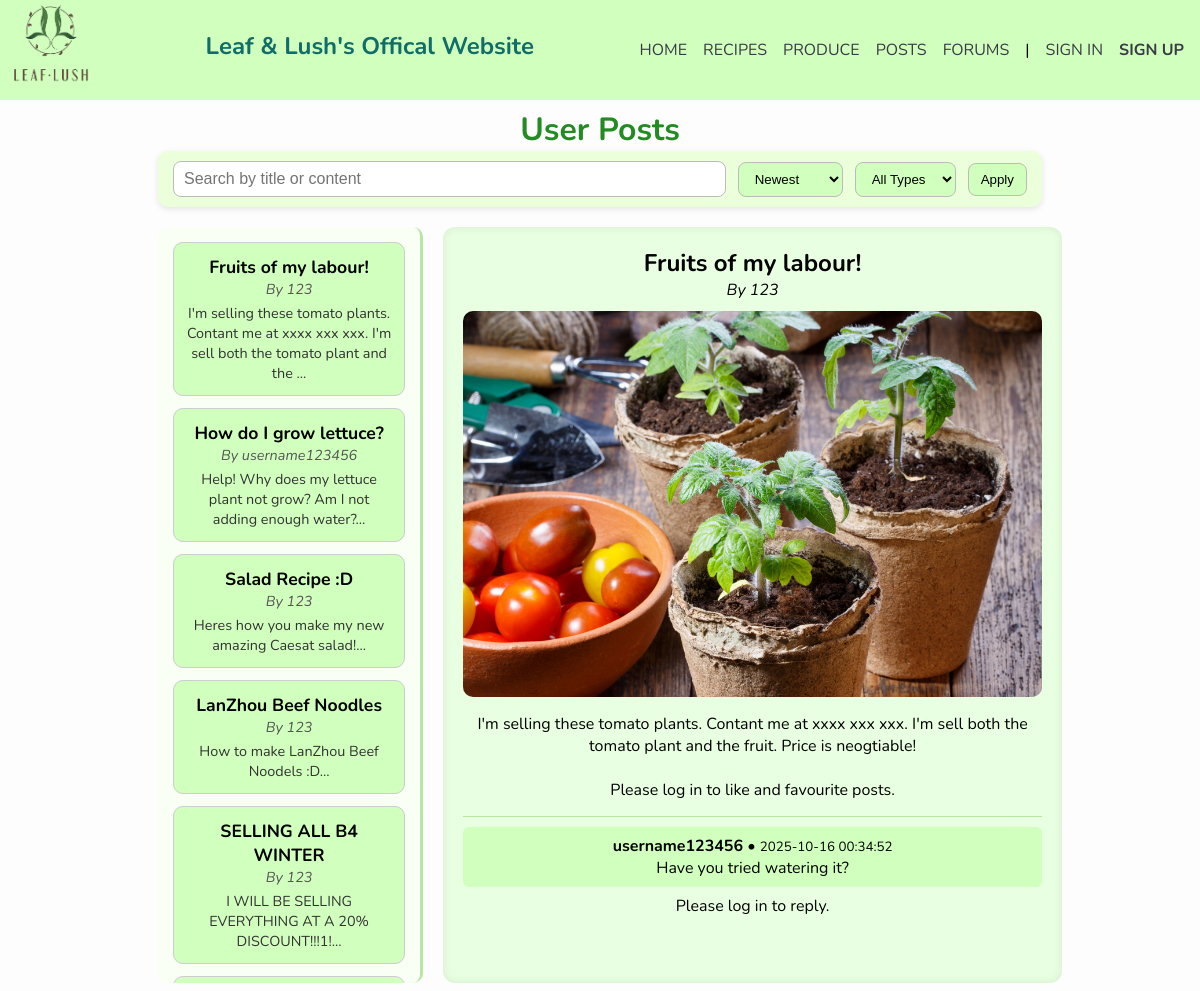
The app's page /posts.html?postID=1 with its own data.
### tables this page shows
CREATE TABLE postData (
        postID INTEGER NOT NULL PRIMARY KEY,
        username TEXT NOT NULL,
        title TEXT NOT NULL,
        content TEXT NOT NULL,
        time TEXT NOT NULL DEFAULT CURRENT_TIMESTAMP,
        type TEXT NOT NULL DEFAULT "post",
        reply TEXT DEFAULT "None",
        image TEXT DEFAULT "None",
        price INTEGER DEFAULT 0,
        amount INTEGER DEFAULT 0,
        upVote TEXT DEFAULT "",
        downVote TEXT DEFAULT "",
        loveVote TEXT DEFAULT "",
        funnyVote TEXT DEFAULT "",
        ideaVote TEXT DEFAULT "",
        star TEXT DEFAULT ""
    );

### main.py (the view, shortened to what this page needs)
@app.route("/posts.html", methods=["GET", "POST"])
def posts():
    conn = getDBConnection()
    userID = session.get("user_id")
    q = request.args.get("q", "").strip().lower()
    sort = request.args.get("sort", "newest")
    sql = "SELECT * FROM postData WHERE reply = 'None'"
    params = []
    q = request.args.get("q", "").strip().lower()
    sort = request.args.get("sort", "newest")
    typeFilter = request.args.get("typeFilter", "")
    starredOnly = request.args.get("starredOnly")
    if q:
        sql += " AND (LOWER(title) LIKE ? OR LOWER(content) LIKE ?)"
        params.extend([f"%{q}%", f"%{q}%"])
    if typeFilter:
        sql += " AND type = ?"
        params.append(typeFilter)
    if starredOnly and userID:
        sql += " AND star LIKE ?"
        params.append(f"%{userID}%")
    if sort == "oldest":
        sql += " ORDER BY datetime(time) ASC"
    elif sort == "title":
        sql += " ORDER BY LOWER(title) ASC"
    else:
        sql += " ORDER BY datetime(time) DESC"
    posts = conn.execute(sql, params).fetchall()
    selectedPostID = request.args.get("postID")
    selectedPost = None
    replies = []
    if selectedPostID:
        selectedPost = conn.execute(
            "SELECT * FROM postData WHERE postID = ?", (selectedPostID,)
        ).fetchone()
        replies = conn.execute(
            """
            SELECT * FROM postData
            WHERE reply = ?
            ORDER BY datetime(time) ASC
            """,
            (selectedPostID,),
        ).fetchall()
    conn.close()
    return render_template(
        "posts.html",
        posts=posts,
        selectedPost=selectedPost,
        replies=replies,
        userID=userID,
    )

### main.py (called while the page is built)
@app.context_processor
def inject_user():
    user_id = session.get("user_id")
    return dict(userID=user_id)

def getDBConnection():
    conn = sqlite3.connect(DB_PATH)
    conn.row_factory = sqlite3.Row
    return conn

### templates/posts.html (shortened to what this page needs)
{% extends 'layout.html' %}
{% block content %}
<h1>User Posts</h1>
<form method="GET" class="search-sort-form">
    <input
        type="text"
        name="q"
        placeholder="Search by title or content"
        value="{{ request.args.get('q', '') }}"
    >
    <select name="sort">
        <option value="newest" {% if request.args.get('sort') == 'newest' %}selected{% endif %}>Newest</option>
    </select>
    <select name="typeFilter">
        <option value="">All Types</option>
    </select>
    <button type="submit">Apply</button>
</form>
<div class="posts-wrapper">
    <div class="post-summaries">
        {% for post in posts %}
        <div
            class="post-summary"
            onclick="window.location='{{ url_for('posts', postID=post.postID,
    q=request.args.get('q', ''),
    sort=request.args.get('sort', 'newest'),
    typeFilter=request.args.get('typeFilter', ''),
    starredOnly=request.args.get('starredOnly', '') ) }}'"
        >
            <div class="summary-title">{{ post.title }}</div>
            <div class="summary-user">By {{ post.username }}</div>
            <div class="summary-snippet">{{ post.content[:100] }}...</div>
        </div>
        {% else %}
        <p>No posts found.</p>
        {% endfor %}
    </div>
    <div class="post-detail">
        {% if selectedPost %}
            <h2>{{ selectedPost.title }}</h2>
            <p><em>By {{ selectedPost.username }}</em></p>
            {% if selectedPost.image and selectedPost.image != "None" %}
                <img src="{{ selectedPost.image }}"
                 onerror="this.onerror=null; this.src='/static/uploads/123/imageError.png';"
                 class="detail-image">
            {% endif %}
            <p>{{ selectedPost.content }}</p>
            {% if userID %}
            <div class="vote-buttons">
                {% set votes = {
                    'upVote': '👍',
                    'downVote': '👎',
                    'funnyVote': '😂',
                    'loveVote': '❤️',
                    'ideaVote': '💡',
                    'star': '⭐',
                } %}
                {% for voteType, icon in votes.items() %}
                <form method="POST" action="{{ url_for('posts', **request.args.to_dict()) }}">
                    <input type="hidden" name="postID" value="{{ selectedPost.postID }}">
                    <input type="hidden" name="voteType" value="{{ voteType }}">
                    <input type="hidden" name="action" value="vote">
                    {% set voteList = (selectedPost[voteType] or '').split('-') if selectedPost[voteType] else [] %}
                    {% set hasVoted = userID|string in (selectedPost[voteType] or '') %}
                    <button
                        type="submit"
                        class="vote-btn {% if hasVoted %}voted{% else %}not-voted{% endif %}"
                        title="{{ voteType }}"
                    >
                        {{ icon }} {{ voteList|length }}
                    </button>
                </form>
                {% endfor %}
            </div>
            {% else %}
            <br>
            <p>Please log in to like and favourite posts.</p>
                {% endif %}
            <div class="replies">
                {% if replies %}
                    {% for reply in replies %}
                        <div class="reply-card">
                            <b>{{ reply.username }}</b> • <small>{{ reply.time }}</small>
                            <p id="bordered">{{ reply.content }}</p>
                        </div>
                    {% endfor %}
                {% else %}
                    <p>No replies yet.</p>
                {% endif %}
            </div>
            {% if userID %}
                <form
                    method="POST"
                    action="{{ url_for('posts', postID=selectedPost.postID, q=request.args.get('q', ''), sort=request.args.get('sort', 'newest')) }}"
                    class="reply-form"
                >
                    <input type="hidden" name="action" value="reply" />
                    <input type="hidden" name="postID" value="{{ selectedPost.postID }}" />
                    <textarea name="reply" placeholder="Write a reply..." required maxlength="255"></textarea>
                    <br><button type="submit">Reply</button><br>
                </form>
            {% else %}
                <p class="login-prompt">Please log in to reply.</p>
            {% endif %}
        {% else %}
            <p>Select a post to view details.</p>
        {% endif %}
    </div>
</div>
{% endblock %}

### templates/layout.html (shortened to what this page needs)
<!DOCTYPE html>
<html lang="en">
  <head>
    <link
      rel="stylesheet"
      href="{{ url_for('static', filename='css/style.css') }}"
    />
  </head>
  <body>
    {% include "partials/menu.html" %}
    <main>{% block content %}{% endblock %}</main>
  </body>
</html>

### templates/partials/menu.html
<head>
    <link rel="stylesheet" href="/Code/static/css/style.css">
</head>
<body>
    <nav>
        <img src="{{ url_for('static', filename='assets/Leaf&Lush.png') }}" alt="Leaf & Lush Logo">
        <h1>Leaf & Lush's Offical Website</h1>
        <ul class="topnav">
            <li>
                <a href="{{ url_for('index') }}">Home</a>
            </li>
            <li><a href="{{ url_for('recipes') }}">Recipes</a></li>
            <li><a href="{{ url_for('produce') }}">Produce</a></li>
            <li><a href="{{ url_for('latestposts') }}">Posts</a></li>
            <li><a href="{{ url_for('posts') }}">Forums</a></li>
            <li> | </li>
            {% if userID %}
            <li><b><a href="{{ url_for('account') }}">Account</a></b></li>
        {% else %}
            <li><a href="{{ url_for('signin') }}">Sign In</a></li>
            <li><b><a href="{{ url_for('signup') }}">Sign Up</a></b></li>
        {% endif %}
    </nav>
</body>

### static/css/style.css (style rules this page uses)
* { margin: 0; padding: 0; box-sizing: border-box; }
h1 { text-align: center; color: #228B22 }
body { background: #fdfdfd; font-family: "Nunito", sans-serif; font-size: 1rem; }
main { max-width: 900px; margin: auto; padding: 0.5rem; text-align: center; }
nav { display: flex; justify-content: space-between; align-items: center; background-color: #d1ffbd; }
nav img { height: 100px; }
nav ul { list-style: none; display: flex; }
nav li { margin-right: 1rem; }
nav ul li a { text-decoration-line: none; text-transform: uppercase; color: #393b45; }
nav h1 { color: #106d69; margin-bottom: 0.5rem; }

### templates/posts.html (style rules this page uses)
.posts-wrapper { display: grid; grid-template-columns: 30% 70%; gap: 20px; height: 80vh; }
.search-sort-form { display: flex; justify-content: flex-start; align-items: center; gap: 12px; background-color: #eaffda; padding: 10px 15px; border-radius: 10px; box-shadow: 0 2px 6px rgba(0,0,0,0.1); margin-bottom: 20px; flex-wrap: wrap; }
.search-sort-form input[type="text"] { flex: 2; padding: 8px 10px; border-radius: 8px; border: 1px solid #bbb; font-size: 1em; }
.search-sort-form select, .search-sort-form button { padding: 8px 12px; border-radius: 8px; border: 1px solid #bbb; background-color: #d1ffbd; cursor: pointer; transition: background-color 0.2s; }
.post-summaries { overflow-y: auto; background-color: #f9fff4; border-right: 3px solid #b5e6a2; padding: 15px; border-radius: 10px; }
.post-summary { border: 1px solid #ccc; border-radius: 10px; background-color: #d1ffbd; margin-bottom: 12px; padding: 12px; cursor: pointer; transition: background-color 0.2s, transform 0.1s, box-shadow 0.2s; }
.summary-title { font-weight: bold; font-size: 1.1em; }
.summary-user { font-style: italic; color: #555; font-size: 0.9em; margin-bottom: 4px; }
.summary-snippet { font-size: 0.9em; color: #333; }
.post-detail { background: #e8ffe1; border-radius: 12px; padding: 20px; overflow-y: auto; box-shadow: inset 0 0 10px rgba(0,0,0,0.08); }
.detail-image { max-width: 100%; border-radius: 10px; margin: 10px 0; }
.replies { margin-top: 15px; border-top: 1px solid #b5e6a2; padding-top: 10px; }
.reply-card { background: #d1ffbd; border-radius: 6px; padding: 8px; margin-bottom: 8px; }
#bordered { max-width: 600px; overflow-wrap: break-word; }

### records on screen
postData: title "Fruits of my labour!", username "123", content "I'm selling these tomato plants. Contant me at xxxx xxx xxx. I'm sell both the tomato plant and the", image (picture), content "I'm selling these tomato plants. Contant me at xxxx xxx xxx. I'm sell both the tomato plant and the fruit. Price is neogtiable!"
postData: title "How do I grow lettuce?", username "username123456", content "Help! Why does my lettuce plant not grow? Am I not adding enough water?"
postData: title "Salad Recipe :D", username "123", content "Heres how you make my new amazing Caesat salad!"
postData: title "LanZhou Beef Noodles", username "123", content "How to make LanZhou Beef Noodels :D"
postData: title "SELLING ALL B4 WINTER", username "123", content "I WILL BE SELLING EVERYTHING AT A 20% DISCOUNT!!!1!"
postData: username "username123456", time "2025-10-16 00:34:52", content "Have you tried watering it?"
